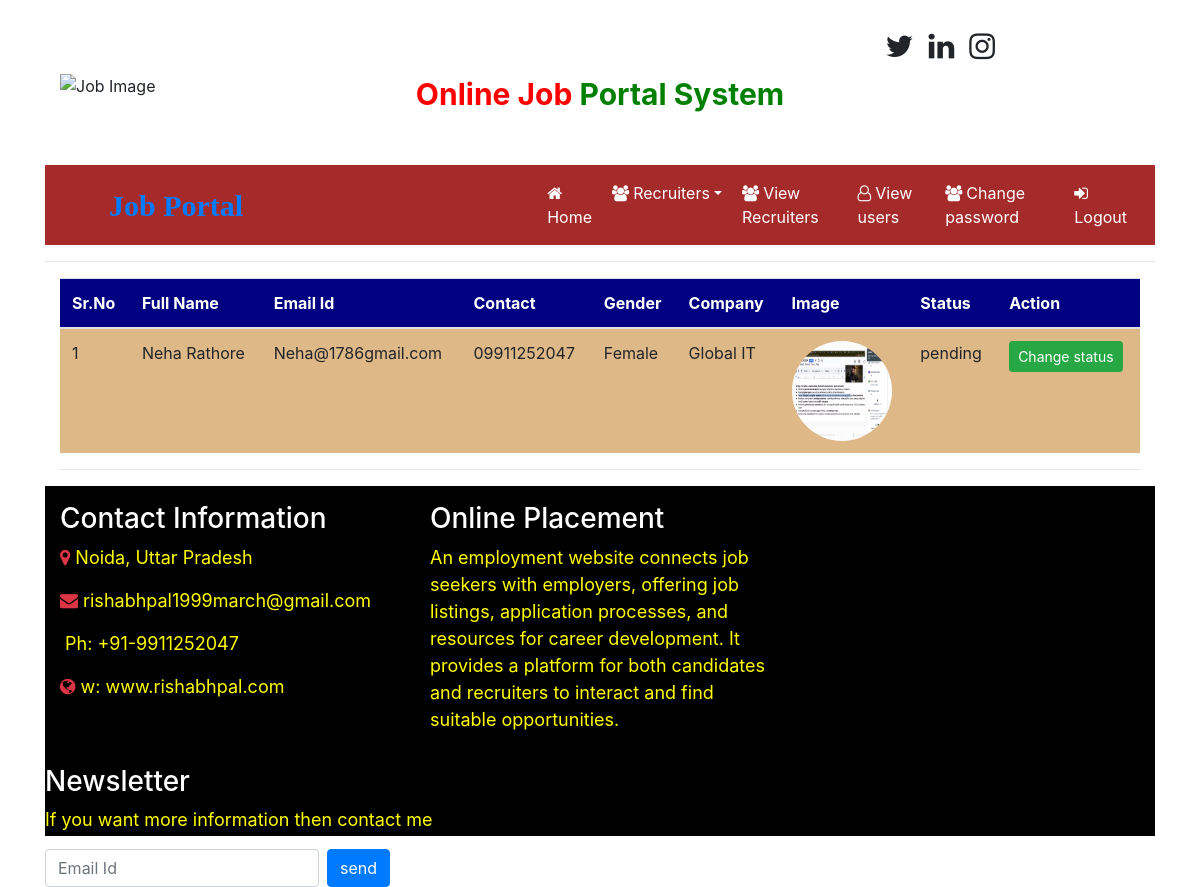
Page /recruiter_pending (signed in) on the committed database.
### job/models.py (models this page shows, shortened)
class Recruiter(models.Model):
    user = models.ForeignKey(User, on_delete=models.CASCADE)
    mobile=models.CharField(max_length=15, null=True)
    image=models.FileField(null=True)
    gender=models.CharField(max_length=10,null=True)
    company=models.CharField(max_length=100,null=True)
    type=models.CharField(max_length=10,null=True)
    status=models.CharField(max_length=20,null=True)

### job/views.py (the view)
# urls.py: path('recruiter_pending', recruiter_pending, name="recruiter_pending"),
def recruiter_pending(request):
    if not request.user.is_authenticated:
        return redirect('admin_login')  # Redirect to login page if not authenticated
    data=Recruiter.objects.filter(status='pending')
    return render(request, 'recruiter_pending.html',{'data':data})

### job/templates/recruiter_pending.html
{% extends 'base.html' %}
{% load static %}
{% block body %}
{% include 'admin_navigation.html' %}
<hr>
<div class="container">
<table class="table table-hover" id="example">
  <thead>
    <tr style="background-color: #000080; color : white">
      <th>Sr.No</th>
      <th>Full Name</th>
      <th>Email Id</th>
      <th>Contact</th>
      <th>Gender</th>
      <th>Company</th>
      <th>Image</th>
      <th>Status</th>
      <th>Action</th>
    </tr>
  </thead>
  <tbody>
    {% for i in data %}
    <tr style="background-color: #DEB887">
      <td>{{forloop.counter}}</td>
      <td> {{i.user.first_name}} {{i.user.last_name}}</td>
      <td>{{i.user.username}}</td>
      <td>{{i.mobile}}</td>
      <td>{{i.gender}}</td>
      <td>{{i.company}}</td>
      <td><img src = "{{i.image.url}}" style="width:100px; height:100px; border-radius: 50%;"></td>
      <td>{{i.status}}</td>
      <td><a href="{% url 'change_status' i.id %}" class="btn btn-success btn-sm" >Change status</a></td>
    </tr>
    {% endfor %}
  </tbody>
</table>
<hr>
</div>
{% include "footer.html" %}
{% endblock %}

### rows in the picture
Recruiter: user.first_name "Neha", user.last_name "Rathore", user.username "Neha@1786gmail.com", mobile "09911252047", gender "Female", company "Global IT", image (picture), status "pending"
